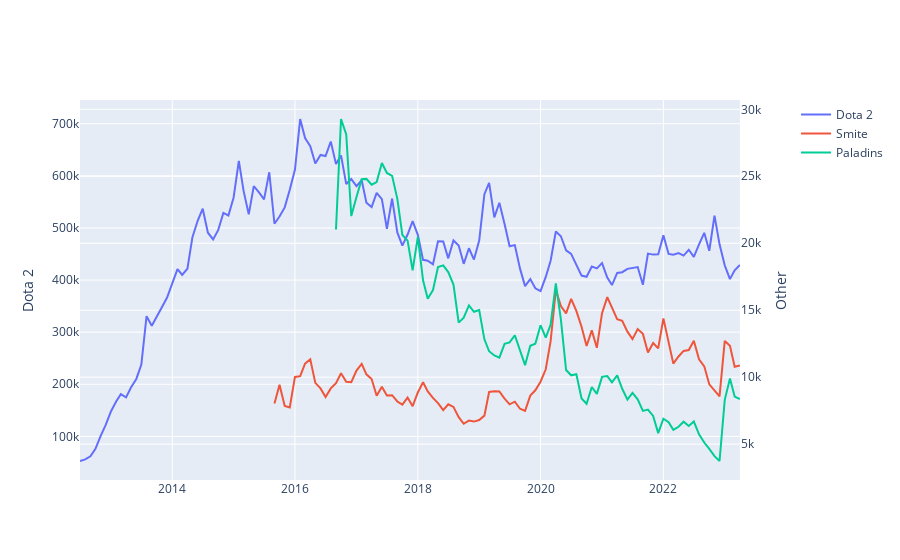

Notebook source saved alongside this figure:
### Code cell
fig = make_subplots(specs=[[{"secondary_y": True }]])
fig.add_trace(go.Scatter(x=df1['fname'], y=df1['lname'], name="Dota 2"), secondary_y=False)
fig.add_trace(go.Scatter(x=df2['fname'], y=df2['lname'], name="Smite"), secondary_y=True)
fig.add_trace(go.Scatter(x=df3['fname'], y=df3['lname'], name="Paladins"), secondary_y=True)
fig.update_yaxes(secondary_y=False, title_text='Dota 2')
fig.update_yaxes(secondary_y=True, title_text='Other')
fig.show()
